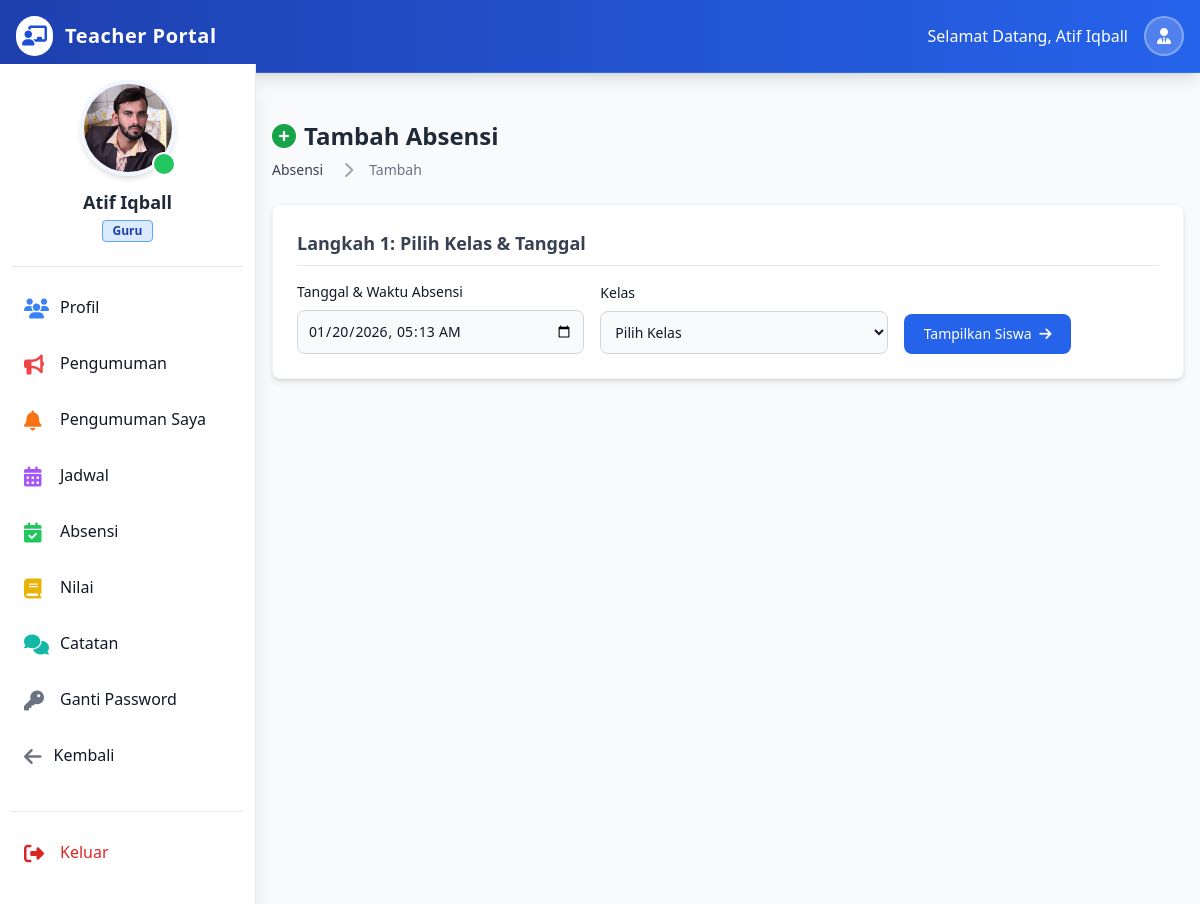
/guru/index.php?tambah_absensi (signed in), run on the app's committed database.
### tables this page shows
CREATE TABLE `guru` (
  `id_guru` int NOT NULL,
  `nama_guru` varchar(100) NOT NULL,
  `email_guru` varchar(100) NOT NULL,
  `password_guru` varchar(200) NOT NULL,
  `tanggal_lahir_guru` date NOT NULL,
  `foto_guru` varchar(300) NOT NULL,
  `mapel_guru` varchar(50) NOT NULL,
  `telepon_guru` varchar(30) NOT NULL,
  `alamat_guru` varchar(100) NOT NULL,
  `umur_guru` int NOT NULL,
  `jekel_guru` enum('Laki_Laki','Perempuan') NOT NULL,
  `status_guru` enum('Aktif','Disable') NOT NULL DEFAULT 'Aktif',
  `tanggal_regis_guru` datetime NOT NULL DEFAULT CURRENT_TIMESTAMP
);

### guru/tambah_absensi.php (the view, shortened to what this page needs)
<div class="p-4 sm:ml-64">
    <div class="max-w-6xl mx-auto mt-10">
         <div class="mb-6">
            <h1 class="text-2xl font-bold text-gray-800 flex items-center">
                <i class="fas fa-plus-circle text-green-600 mr-2"></i> Tambah Absensi
            </h1>
            <nav class="flex mt-2" aria-label="Breadcrumb">
                <ol class="inline-flex items-center space-x-1 md:space-x-3">
                    <li class="inline-flex items-center">
                        <a href="index.php?absensi" class="inline-flex items-center text-sm font-medium text-gray-700 hover:text-blue-600">
                            Absensi
                        </a>
                    </li>
                    <li>
                        <div class="flex items-center">
                            <i class="fas fa-chevron-right text-gray-400 mx-2"></i>
                            <span class="ml-1 text-sm font-medium text-gray-500 md:ml-2">Tambah</span>
                        </div>
                    </li>
                </ol>
            </nav>
        </div>
        <?php
        $selected_class = isset($_POST['class_id']) ? $_POST['class_id'] : '';
        $selected_date = isset($_POST['date']) ? $_POST['date'] : date('Y-m-d\TH:i');
        ?>
        <div class="bg-white rounded-lg shadow-md p-6 mb-6 border border-gray-100">
            <h2 class="text-lg font-semibold text-gray-700 mb-4 border-b pb-2">Langkah 1: Pilih Kelas & Tanggal</h2>
            <form method="post" class="space-y-4 md:space-y-0 md:flex md:space-x-4 items-end">
                <div class="w-full md:w-1/3">
                    <label class="block mb-2 text-sm font-medium text-gray-900">Tanggal & Waktu Absensi</label>
                    <input type="datetime-local" name="date" class="bg-gray-50 border border-gray-300 text-gray-900 text-sm rounded-lg focus:ring-blue-500 focus:border-blue-500 block w-full p-2.5" value="<?= $selected_date ?>" required>
                </div>
                <div class="w-full md:w-1/3">
                    <label class="block mb-2 text-sm font-medium text-gray-900">Kelas</label>
                    <select name="class_id" class="bg-gray-50 border border-gray-300 text-gray-900 text-sm rounded-lg focus:ring-blue-500 focus:border-blue-500 block w-full p-2.5" required>
                        <option value="" disabled <?= $selected_class == '' ? 'selected' : '' ?>>Pilih Kelas</option>
                    </select>
                </div>
                <div class="w-full md:w-auto">
                    <button type="submit" name="show_student" class="text-white bg-blue-600 hover:bg-blue-700 focus:ring-4 focus:outline-none focus:ring-blue-300 font-medium rounded-lg text-sm w-full sm:w-auto px-5 py-2.5 text-center">
                        Tampilkan Siswa <i class="fas fa-arrow-right ml-1"></i>
                    </button>
                </div>
            </form>
        </div>
    </div>
</div>

### guru/partials/teacher_sidebar.php (shortened to what this page needs)
<?php
    require_once('../partials/_connection.php');
    $teacher_id = $_SESSION['teacher_id'];
    $sidebar_sql = "SELECT * FROM `guru` WHERE id_guru = '$teacher_id'";
    $sidebar_result = $conn->query($sidebar_sql);
    if ($sidebar_result && $sidebar_result->num_rows > 0) {
        $sidebar_row = $sidebar_result->fetch_assoc();
        $teacher_pic = $sidebar_row['foto_guru'];
        $teacher_name = $sidebar_row['nama_guru'];
    } else {
        $teacher_pic = $_SESSION['teacher_pic'];
        $teacher_name = $_SESSION['teacher_name'];
        $teacher_email = $_SESSION['teacher_email'];
    }
?>
<aside class="fixed left-0 top-16 w-64 h-full bg-white shadow-xl overflow-y-auto border-r border-gray-200 z-40 transition-transform -translate-x-full sm:translate-x-0" id="logo-sidebar" aria-label="Sidebar">
    <div class="h-full px-3 py-4 overflow-y-auto bg-white pb-24">
        <div class="flex flex-col items-center pb-6 border-b border-gray-200 mb-4">
            <div class="relative">
                <img class="w-24 h-24 rounded-full object-cover border-4 border-blue-50 shadow-md" src="../admin/admin_images/registration/<?= $teacher_pic ?>" alt="Profile" onerror="this.src='https://ui-avatars.com/api/?name=<?= urlencode($teacher_name) ?>&background=random'">
                <div class="absolute bottom-0 right-0 w-6 h-6 bg-green-500 border-2 border-white rounded-full"></div>
            </div>
            <h5 class="mt-3 text-lg font-bold text-gray-800 text-center"><?= htmlspecialchars($teacher_name) ?></h5>
            <div class="flex flex-col items-center text-sm text-gray-500 mt-1">
                <span class="bg-blue-100 text-blue-800 text-xs font-semibold px-2.5 py-0.5 rounded border border-blue-400">Guru</span>
            </div>
        </div>
        <ul class="space-y-2 font-medium">
            <li>
                <a href="index.php?profil" class="flex items-center p-3 text-gray-900 rounded-lg hover:bg-blue-50 group transition duration-200">
                    <i class="fas fa-users w-6 h-6 text-xl text-blue-500 group-hover:text-blue-700"></i>
                    <span class="ml-3 group-hover:translate-x-1 transition-transform">Profil</span>
                </a>
            </li>
            <li>
                <a href="index.php?pengumuman" class="flex items-center p-3 text-gray-900 rounded-lg hover:bg-blue-50 group transition duration-200">
                    <i class="fas fa-bullhorn w-6 h-6 text-xl text-red-500 group-hover:text-red-700"></i>
                    <span class="ml-3 group-hover:translate-x-1 transition-transform">Pengumuman</span>
                </a>
            </li>
            <li>
                <a href="index.php?pengumuman_saya" class="flex items-center p-3 text-gray-900 rounded-lg hover:bg-blue-50 group transition duration-200">
                    <i class="fas fa-bell w-6 h-6 text-xl text-orange-500 group-hover:text-orange-700"></i>
                    <span class="ml-3 group-hover:translate-x-1 transition-transform">Pengumuman Saya</span>
                </a>
            </li>
            <li>
                <a href="index.php?jadwal" class="flex items-center p-3 text-gray-900 rounded-lg hover:bg-blue-50 group transition duration-200">
                    <i class="fas fa-calendar-alt w-6 h-6 text-xl text-purple-500 group-hover:text-purple-700"></i>
                    <span class="ml-3 group-hover:translate-x-1 transition-transform">Jadwal</span>
                </a>
            </li>
            <li>
                <a href="index.php?absensi" class="flex items-center p-3 text-gray-900 rounded-lg hover:bg-blue-50 group transition duration-200">
                    <i class="fas fa-calendar-check w-6 h-6 text-xl text-green-500 group-hover:text-green-700"></i>
                    <span class="ml-3 group-hover:translate-x-1 transition-transform">Absensi</span>
                </a>
            </li>
            <li>
                <a href="index.php?nilai" class="flex items-center p-3 text-gray-900 rounded-lg hover:bg-blue-50 group transition duration-200">
                    <i class="fas fa-book w-6 h-6 text-xl text-yellow-500 group-hover:text-yellow-700"></i>
                    <span class="ml-3 group-hover:translate-x-1 transition-transform">Nilai</span>
                </a>
            </li>
            <li>
                <a href="index.php?catatan" class="flex items-center p-3 text-gray-900 rounded-lg hover:bg-blue-50 group transition duration-200">
                    <i class="fas fa-comments w-6 h-6 text-xl text-teal-500 group-hover:text-teal-700"></i>
                    <span class="ml-3 group-hover:translate-x-1 transition-transform">Catatan</span>
                </a>
            </li>
            <li>
                <a href="index.php?ganti_password" class="flex items-center p-3 text-gray-900 rounded-lg hover:bg-blue-50 group transition duration-200">
                    <i class="fas fa-key w-6 h-6 text-xl text-gray-500 group-hover:text-gray-700"></i>
                    <span class="ml-3 group-hover:translate-x-1 transition-transform">Ganti Password</span>
                </a>
            </li>
             <li>
                <a href="../index.php" class="flex items-center p-3 text-gray-900 rounded-lg hover:bg-blue-50 group transition duration-200">
                    <i class="fas fa-arrow-left w-  6 h-6 text-xl text-gray-500 group-hover:text-gray-700"></i>
                    <span class="ml-3 group-hover:translate-x-1 transition-transform">Kembali</span>
                </a>
            </li>
        </ul>
        <div class="mt-8 border-t border-gray-200 pt-4">
            <ul class="space-y-2 font-medium">
                <li>
                     <a href="index.php?logout" class="flex items-center p-3 text-red-600 rounded-lg hover:bg-red-50 group transition duration-200">
                        <i class="fas fa-sign-out-alt w-6 h-6 text-xl"></i>
                        <span class="ml-3">Keluar</span>
                    </a>
                </li>
            </ul>
        </div>
    </div>
</aside>

### guru/partials/teacher_head.php (style rules this page uses)
body { font-family: 'Inter', sans-serif; background-color: #f3f4f6; }

### data on the page
guru: foto_guru (picture), nama_guru "Atif Iqball"

### other printed values
$teacher_name "Atif Iqball"
